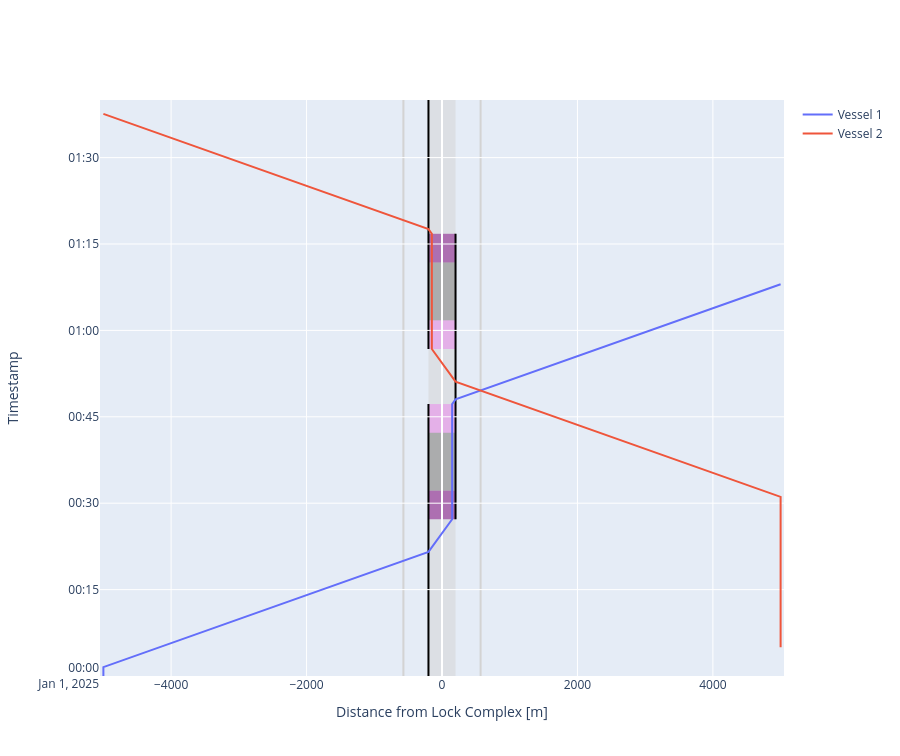

The notebook cell saved with this chart:
### Markdown cell above
##### Time-distance diagram
The time-distance diagram indeed confirms double waiting times, and three lock operations.

### Code cell
def cm_to_pixels(cm):
    return cm * 37.8 # Set figure height to 10 cmfig.update_layout(height=cm_to_pixels(10))

# We can plot the time-distance diagram
fig = lock_chamber.plot(xlimmin = -5050, 
                        xlimmax = 5050, 
                        ylimmin = pd.Timestamp('2025-01-01 00:00:00'),
                        ylimmax = pd.Timestamp('2025-01-01 01:40:00'),
                        method='Plotly')

fig.update_layout(height=cm_to_pixels(20))

### Figure 1 — Plotly figure (JSON) as saved in the notebook; plotly's stock layout.template omitted (floating-point values rounded to 4 significant figures)
{"data": [{"mode": "lines", "name": "Vessel 1", "type": "scatter", "x": [-5000.0, -5000.0, -5000.0, -5000.0, -200.0, -200.0, 150.0, 150.0, 150.0, 150.0, 150.0, 150.0, 150.0, 150.0, 200.0, 200.0, 570.0, 5000.0], "xaxis": "x", "y": ["2025-01-01T00:00:00", "2025-01-01T00:00:00", "2025-01-01T00:01:32.500000", "2025-01-01T00:01:32.500000", "2025-01-01T00:21:32.500000", "2025-01-01T00:21:32.500000", "2025-01-01T00:27:12.672786", "2025-01-01T00:27:12.672786", "2025-01-01T00:32:12.672786", "2025-01-01T00:32:12.672786", "2025-01-01T00:42:12.672786", "2025-01-01T00:42:12.672786", "2025-01-01T00:47:12.672786", "2025-01-01T00:47:12.672786", "2025-01-01T00:48:01.268899", "2025-01-01T00:48:01.268899", "2025-01-01T00:49:33.768899", "2025-01-01T01:08:01.268899"], "yaxis": "y"}, {"mode": "lines", "name": "Vessel 2", "type": "scatter", "x": [5000.0, 5000.0, 5000.0, 5000.0, 200.0, 200.0, -150.0, -150.0, -150.0, -150.0, -150.0, -150.0, -150.0, -150.0, -200.0, -200.0, -570.0, -5000.0], "xaxis": "x", "y": ["2025-01-01T00:05:00", "2025-01-01T00:05:00", "2025-01-01T00:31:06.268898", "2025-01-01T00:31:06.268898", "2025-01-01T00:51:06.268898", "2025-01-01T00:51:06.268898", "2025-01-01T00:56:46.441684", "2025-01-01T00:56:46.441685", "2025-01-01T01:01:46.441685", "2025-01-01T01:01:46.441685", "2025-01-01T01:11:46.441685", "2025-01-01T01:11:46.441685", "2025-01-01T01:16:46.441685", "2025-01-01T01:16:46.441685", "2025-01-01T01:17:35.037797", "2025-01-01T01:17:35.037797", "2025-01-01T01:19:07.537797", "2025-01-01T01:37:35.037797"], "yaxis": "y"}], "layout": {"height": 756, "shapes": [{"fillcolor": "lightgrey", "layer": "below", "line": {"width": 0}, "name": "Lock Geometry", "opacity": 0.5, "type": "rect", "x0": -200, "x1": 200, "y0": "2025-01-01T00:00:00", "y1": "2025-01-01T01:40:00"}, {"fillcolor": "purple", "layer": "below", "line": {"width": 0}, "name": "Lock gate closing", "opacity": 0.5, "type": "rect", "x0": -200, "x1": 200, "xref": "x", "y0": "2025-01-01T00:27:12.672786", "y1": "2025-01-01T00:32:12.672786", "yref": "y"}, {"fillcolor": "grey", "layer": "below", "line": {"width": 0}, "name": "Lock levelling", "opacity": 0.5, "type": "rect", "x0": -200, "x1": 200, "xref": "x", "y0": "2025-01-01T00:32:12.672786", "y1": "2025-01-01T00:42:12.672786", "yref": "y"}, {"fillcolor": "violet", "layer": "below", "line": {"width": 0}, "name": "Lock gate opening", "opacity": 0.5, "type": "rect", "x0": -200, "x1": 200, "xref": "x", "y0": "2025-01-01T00:42:12.672786", "y1": "2025-01-01T00:47:12.672786", "yref": "y"}, {"fillcolor": "violet", "layer": "below", "line": {"width": 0}, "name": "Lock gate closing", "opacity": 0.5, "type": "rect", "x0": -200, "x1": 200, "xref": "x", "y0": "2025-01-01T00:56:46.441685", "y1": "2025-01-01T01:01:46.441685", "yref": "y"}, {"fillcolor": "grey", "layer": "below", "line": {"width": 0}, "name": "Lock levelling", "opacity": 0.5, "type": "rect", "x0": -200, "x1": 200, "xref": "x", "y0": "2025-01-01T01:01:46.441685", "y1": "2025-01-01T01:11:46.441685", "yref": "y"}, {"fillcolor": "purple", "layer": "below", "line": {"width": 0}, "name": "Lock gate opening", "opacity": 0.5, "type": "rect", "x0": -200, "x1": 200, "xref": "x", "y0": "2025-01-01T01:11:46.441685", "y1": "2025-01-01T01:16:46.441685", "yref": "y"}, {"fillcolor": "darkgrey", "layer": "below", "line": {"width": 0}, "name": "Lock gate opening", "opacity": 0.5, "type": "rect", "x0": -200, "x1": 200, "xref": "x", "y0": "2025-01-01T00:32:12.672786", "y1": "2025-01-01T00:42:12.672786", "yref": "y"}, {"fillcolor": "darkgrey", "layer": "below", "line": {"width": 0}, "name": "Lock gate opening", "opacity": 0.5, "type": "rect", "x0": -200, "x1": 200, "xref": "x", "y0": "2025-01-01T01:01:46.441685", "y1": "2025-01-01T01:11:46.441685", "yref": "y"}, {"layer": "below", "line": {"color": "black"}, "name": "Lock gate opening", "type": "line", "x0": -200, "x1": -200, "xref": "x", "y0": "2025-01-01T00:00:00", "y1": "2025-01-01T00:47:12.672786", "yref": "y"}, {"layer": "below", "line": {"color": "black"}, "name": "Lock gate opening", "type": "line", "x0": -200, "x1": -200, "xref": "x", "y0": "2025-01-01T00:56:46.441685", "y1": "2025-01-01T01:40:00", "yref": "y"}, {"layer": "below", "line": {"color": "black"}, "name": "Lock gate opening", "type": "line", "x0": 200, "x1": 200, "xref": "x", "y0": "2025-01-01T00:27:12.672786", "y1": "2025-01-01T01:16:46.441685", "yref": "y"}, {"layer": "below", "line": {"color": "lightgrey"}, "type": "line", "x0": -570, "x1": -570, "xref": "x", "y0": 0, "y1": 1, "yref": "y domain"}, {"layer": "below", "line": {"color": "lightgrey"}, "type": "line", "x0": 570, "x1": 570, "xref": "x", "y0": 0, "y1": 1, "yref": "y domain"}], "showlegend": true, "xaxis": {"anchor": "y", "domain": [0, 1], "range": [-5050, 5050], "title": {"text": "Distance from Lock Complex [m]"}}, "yaxis": {"anchor": "x", "domain": [0, 1], "range": ["2025-01-01T00:00:00", "2025-01-01T01:40:00"], "title": {"text": "Timestamp"}}}}
